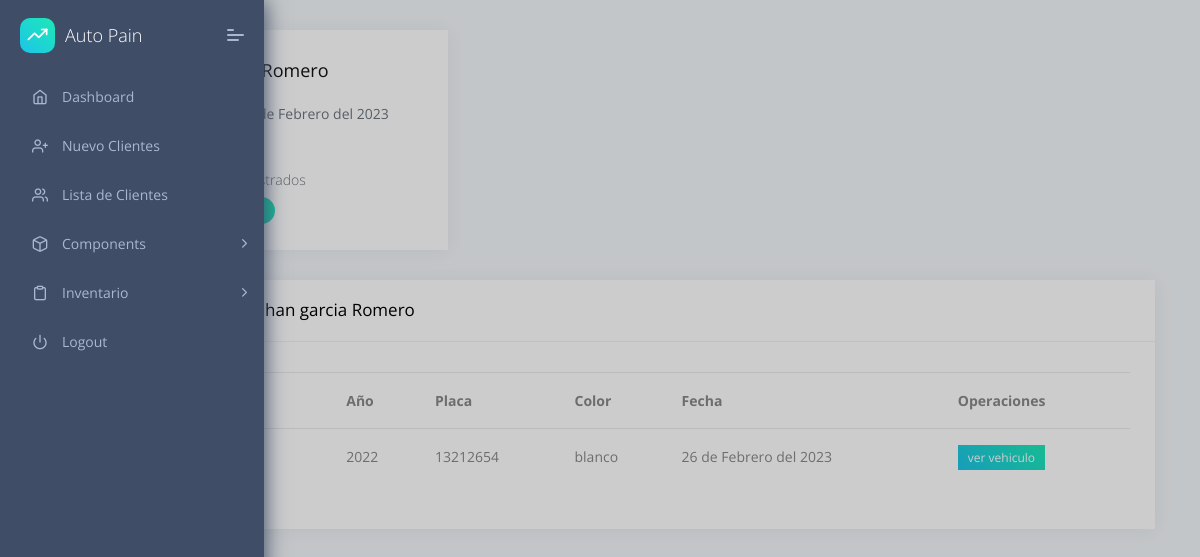
Page /cliente/ver/1 (signed in) on the committed database.
### src/models/Cliente.py (models this page shows, shortened)
class Cliente(db.Model):
    __tablename__ = 'clientes'
    id = db.Column(db.Integer, primary_key=True)
    username = db.Column(db.String(80),  nullable=False)
    lastname = db.Column(db.String(80),  nullable=False)
    telefono = db.Column(db.String(80),  nullable=False)
    cedula = db.Column(db.String(80))
    direccion = db.Column(db.String(100))
    created = db.Column(db.DateTime, nullable=False, default=datetime.utcnow)
    status = db.Column(db.Boolean, unique=False, default=True)
    vehiculos = relationship('Vehiculo', back_populates='clientes')
    serviciopagos = relationship('Serviciopago', back_populates='clientes')

### src/models/Vehiculo.py (models this page shows)
class Vehiculo(db.Model):
    __tablename__ = "vehiculos"
    id = db.Column(db.Integer, primary_key=True)
    placa = db.Column(db.String(50))
    age = db.Column(db.String(50), nullable=False)
    color = db.Column(db.String(50), nullable=False)
    matricula = db.Column(db.String(50))
    created = db.Column(db.DateTime, nullable=False, default=datetime.utcnow)
    status = db.Column(db.Boolean, unique=False, default=True)
    marca_id = db.Column(db.Integer, db.ForeignKey("marcas.id"))
    marcas = relationship("Marca", back_populates="vehiculos")
    modelo_id = db.Column(db.Integer, db.ForeignKey("modelos.id"))
    modelos = relationship("Modelo", back_populates="vehiculos")
    cliente_id = db.Column(db.Integer, db.ForeignKey("clientes.id"))
    clientes = relationship("Cliente", back_populates="vehiculos")
    servicios = relationship("Servicio", back_populates="vehiculos")
    historialventas = relationship("HistorialVentas", back_populates="vehiculos")

### src/views/cliente.py (the view)
@cliente.route('/ver/<int:cliente_id>')
@login_required
def ver_cliente(cliente_id):
    clientes = Cliente.query.filter_by(id=cliente_id).first()
    return render_template('/cliente/ver.html', cliente=clientes, current_date_format=current_date_format)

### src/helper.py (called while the page is built)
def current_date_format(date):
    months = ("Enero", "Febrero", "Marzo", "Abri", "Mayo", "Junio", "Julio", "Agosto", "Septiembre", "Octubre", "Noviembre", "Diciembre")
    day = date.day
    month = months[date.month - 1]
    year = date.year
    messsage = "{} de {} del {}".format(day, month, year)
    return messsage

### src/models/Coche.py (called while the page is built)
    def __repr__(self) -> str:
        return  self.name

    def __repr__(self) -> str:
        return self.name

### src/views/auth.py (called while the page is built)
@login_manager.user_loader
def load_user(user_id):
    return User.query.get(int(user_id))

### src/templates/cliente/ver.html (shortened to what this page needs)
{% extends "layouts/base.html" %}
{% block content %}
<div class="pcoded-content">
    <div class="pcoded-inner-content">
        <div class="main-body">
            <div class="page-wrapper">
                <div class="row mx-auto">
                    <div class="col-sm-4">
                        <div class="card card-event">
                            <div class="card-block">
                                <div class="row align-items-center justify-content-center">
                                    <div class="col">
                                        <h5 class="m-0">{{ cliente.username}} {{ cliente.lastname }}</h5>
                                    </div>
                                </div>
                                <h6 class="text-muted mt-4 mb-0">Se registro el {{ current_date_format(cliente.created)  }} </h6>
                                <h2 class="mt-3 f-w-300">{{cliente.vehiculos|length}}<sub
                                        class="text-muted f-14">Vehiculo Registrados</sub></h2>
                                <a href="/vehiculo/create/cliente/{{cliente.id}}" class="label theme-bg text-white f-12">Agregar
                                    vehiculo</a>
                            </div>
                        </div>
                    </div>
                </div>
                <div class="col-xl-12">
                    <div class="card">
                        <div class="card-header">
                            <h5>Vehiculo de {{cliente.username}} {{cliente.lastname}}</h5>
                        </div>
                        <div class="card-block table-border-style">
                            <div class="table-responsive">
                                <table class="table">
                                    <thead>
                                        <tr>
                                            <th>Coche</th>
                                            <th>Año</th>
                                            <th>Placa</th>
                                            <th>Color</th>
                                            <th>Fecha</th>
                                            <th>Operaciones</th>
                                        </tr>
                                    </thead>
                                    <tbody>
                                    {% for vehiculo in cliente.vehiculos %}
                                        <tr>
                                            <td>{{vehiculo.marcas}} {{vehiculo.modelos}}</td>
                                            <td>{{vehiculo.age}}</td>
                                            <td>{{vehiculo.placa}}</td>
                                            <td>{{vehiculo.color}}</td>
                                            <td>{{current_date_format(vehiculo.created)}}</td>
                                            <td>
                                                <a href="/vehiculo/ver/{{vehiculo.id}}" class="label theme-bg text-white f-12">
                                                    ver vehiculo
                                                </a>
                                            </td>
                                        </tr>
                                    {% endfor %}
                                    </tbody>
                                </table>
                            </div>
                        </div>
                    </div>
                </div>
            </div>
        </div>
    </div>
</div>
{% endblock content %}

### rows in the picture
Cliente: lastname "garcia Romero", created "26 de Febrero del 2023", username "yohan"
Vehiculo: age "2022", placa "13212654", color "blanco", created "26 de Febrero del 2023"
